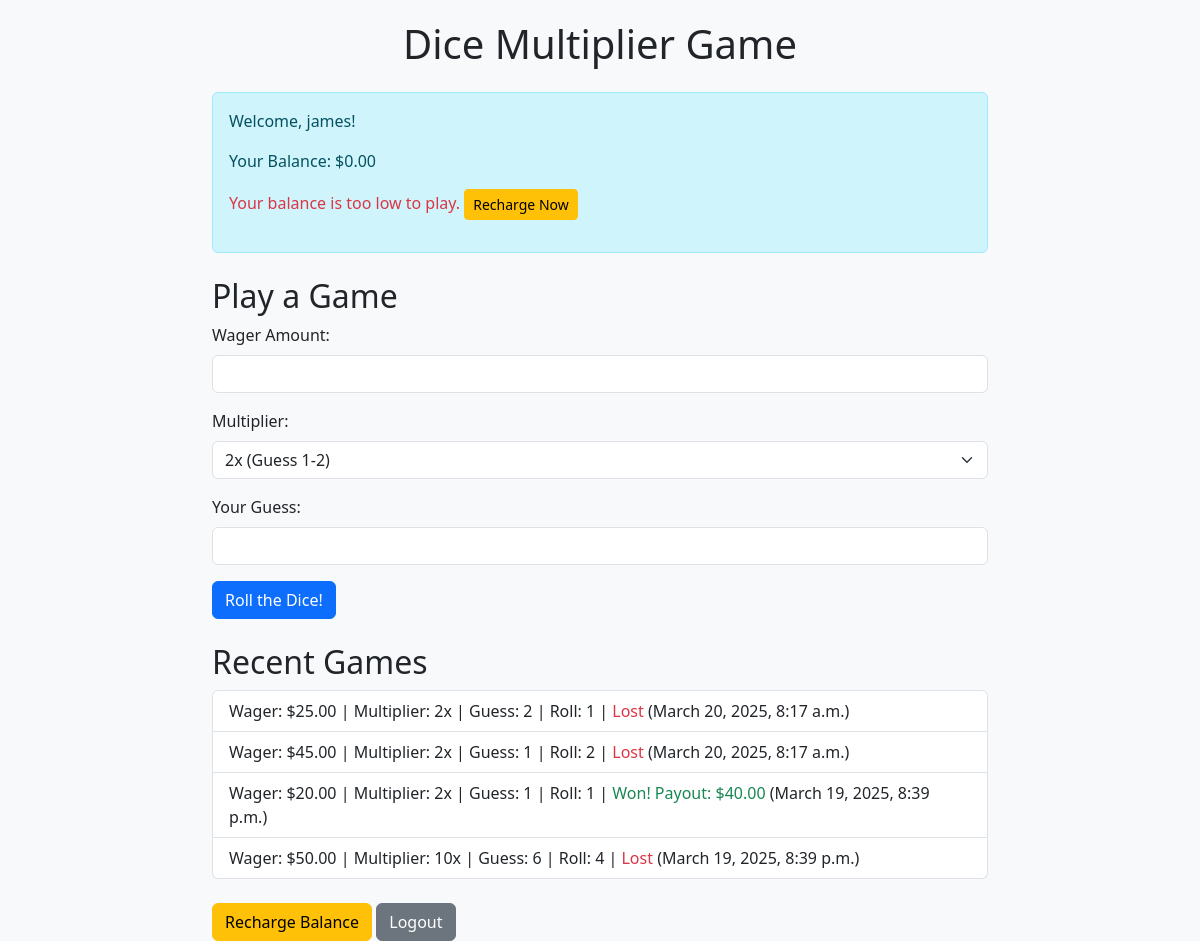
The page /dice/ (signed in) on the database as committed earlier.
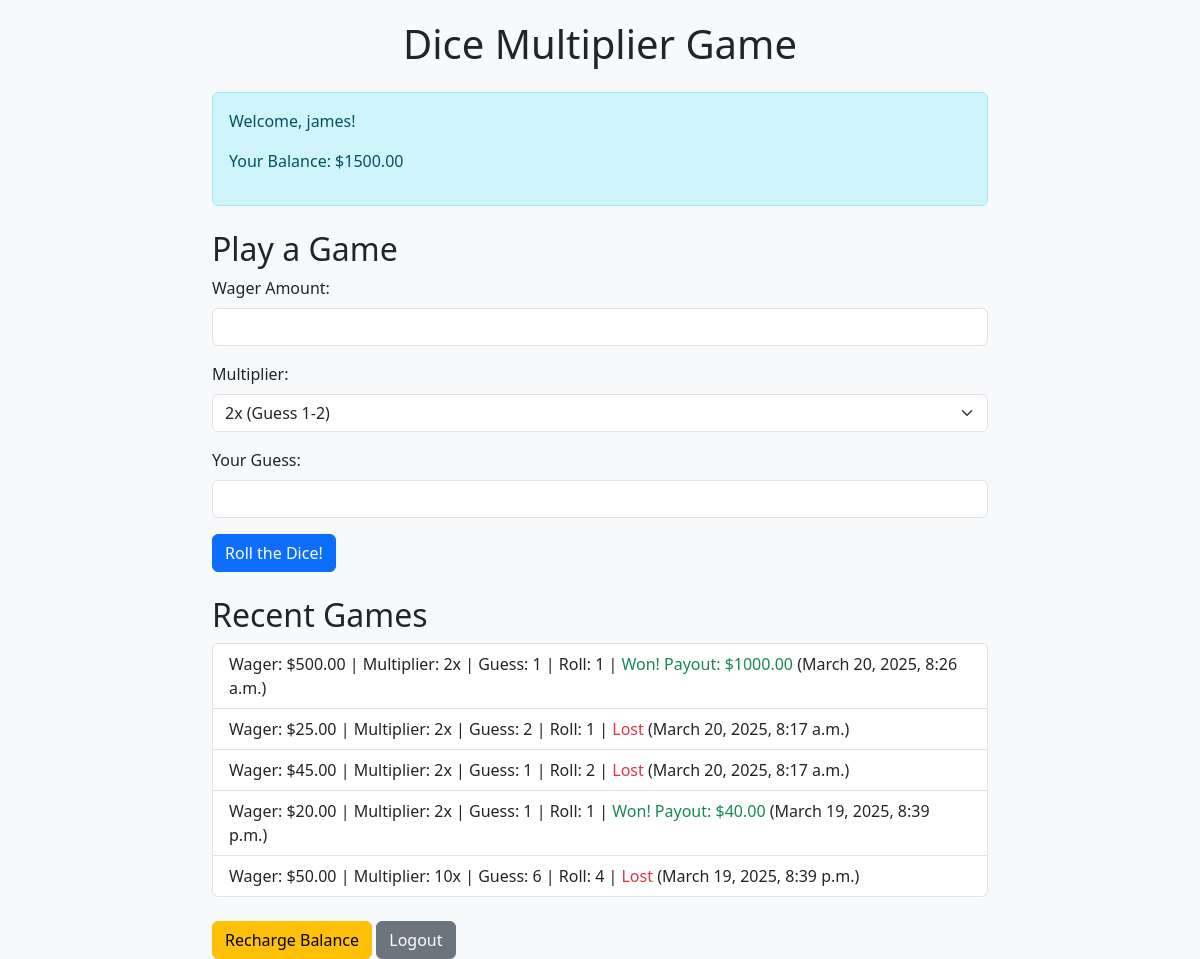
The same page on the database as committed later.
### accounts/models.py (models this page shows, shortened)
class UserProfile(models.Model):
    user = models.OneToOneField(User, on_delete=models.CASCADE)
    balance = models.DecimalField(max_digits=10, decimal_places=2, default=100.00)  # Starting balance of $100

### dice/models.py (models this page shows, shortened)
class Game(models.Model):
    user = models.ForeignKey(User, on_delete=models.CASCADE)
    wager = models.DecimalField(max_digits=10, decimal_places=2)
    multiplier = models.IntegerField()  # e.g., 2, 3, 4, etc.
    guess = models.IntegerField()  # User's guessed number
    roll_result = models.IntegerField()  # Randomly generated roll
    won = models.BooleanField()  # True if user won, False if lost
    payout = models.DecimalField(max_digits=10, decimal_places=2, default=0.00)  # Winnings (or 0 if lost)
    timestamp = models.DateTimeField(auto_now_add=True)

### dice/views.py (the view)
# urls.py: path('', views.index, name='index'),  # Main game page
@login_required
def index(request):
    user_profile = request.user.userprofile
    games = Game.objects.filter(user=request.user).order_by('-timestamp')[:10]
    return render(request, 'dice/index.html', {'user_profile': user_profile, 'games': games})

### dice/templates/dice/index.html (shortened to what this page needs)
{% extends 'base.html' %}
{% block content %}
    <h1 class="text-center mb-4">Dice Multiplier Game</h1>
    <div class="alert alert-info">
        <p>Welcome, {{ user.username }}!</p>
        <p>Your Balance: ${{ user_profile.balance|default:"0.00" }}</p>
        {% if user_profile.balance < 0.01 %}
            <p class="text-danger">Your balance is too low to play. <a href="{% url 'dice:recharge' %}" class="btn btn-warning btn-sm">Recharge Now</a></p>
        {% endif %}
    </div>
    <h2 class="mt-4">Play a Game</h2>
    <form method="post" action="{% url 'dice:play_game' %}" class="mb-4">
        <div class="mb-3">
            <label for="wager" class="form-label">Wager Amount:</label>
            <input type="number" name="wager" id="wager" step="0.01" min="0.01" max="{{ user_profile.balance|default:'0.00' }}" class="form-control" required>
        </div>
        <div class="mb-3">
            <label for="multiplier" class="form-label">Multiplier:</label>
            <select name="multiplier" id="multiplier" onchange="updateGuessRange()" class="form-select" required>
                <option value="2">2x (Guess 1-2)</option>
            </select>
        </div>
        <div class="mb-3">
            <label for="guess" class="form-label">Your Guess:</label>
            <input type="number" name="guess" id="guess" min="1" max="2" class="form-control" required>
        </div>
        <button type="submit" class="btn btn-primary">Roll the Dice!</button>
    </form>
    <h2 class="mt-4">Recent Games</h2>
    {% if games %}
        <ul class="list-group">
        {% for game in games %}
            <li class="list-group-item">
                Wager: ${{ game.wager }} | Multiplier: {{ game.multiplier }}x | Guess: {{ game.guess }} | Roll: {{ game.roll_result }} |
                {% if game.won %}
                    <span class="text-success">Won! Payout: ${{ game.payout }}</span>
                {% else %}
                    <span class="text-danger">Lost</span>
                {% endif %}
                ({{ game.timestamp }})
            </li>
        {% endfor %}
        </ul>
    {% else %}
        <p class="text-muted">No games played yet.</p>
    {% endif %}
    <div class="mt-4">
        <a href="{% url 'dice:recharge' %}" class="btn btn-warning">Recharge Balance</a>
        <form method="post" action="{% url 'accounts:logout' %}" class="d-inline">
            <button type="submit" class="btn btn-secondary">Logout</button>
        </form>
    </div>
{% endblock %}

Rows that differ between the two databases and show on the page:
changed UserProfile: balance "0.00" → "1500.00"
added Game: wager "500.00", multiplier "2", guess "1", roll_result "1", payout "1000.00", timestamp "March 20, 2025, 8:26 a.m."
Other text that changed with them:
text no longer shown: "Your balance is too low to play. Recharge Now"
